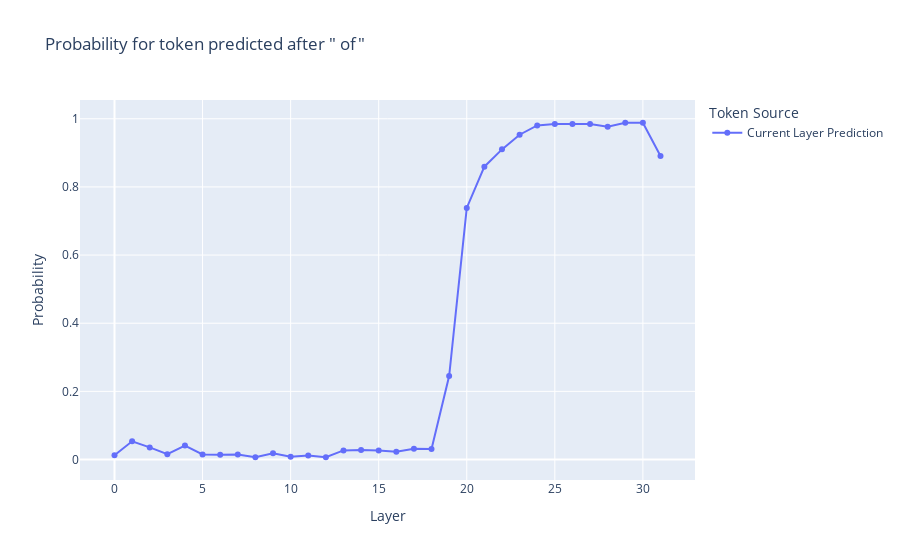

Notebook source saved alongside this figure:
### Code cell
ll.logitProbability(llama, prompt, remote=True, heatmap=False, token=None)

### Figure 1 — Plotly figure (JSON) as saved in the notebook; plotly's stock layout.template omitted (floating-point values rounded to 4 significant figures)
{"data": [{"hovertemplate": "Input Token:  of<br>Layer: %{x}<br>Predicted Token: %{text}<br>Probability: %{y:.4f}<br><extra></extra>", "legendgroup": "Current Layer Prediction", "line": {"color": "#636efa", "dash": "solid"}, "marker": {"symbol": "circle"}, "mode": "lines+markers", "name": "Current Layer Prediction", "orientation": "v", "showlegend": true, "text": ["Looper", "oley", "内の", "内の", " en", " Oaks", " Oaks", "allis", ".Tick", "uzu", "�", ")frame", ")frame", " Vend", "oplevel", "undler", "undler", "undler", " _______,", " Paris", " Paris", " Paris", " Paris", " Paris", " Paris", " Paris", " Paris", " Paris", " Paris", " Paris", " Paris", " Paris"], "texttemplate": "%{text}", "type": "scatter", "x": [0, 1, 2, 3, 4, 5, 6, 7, 8, 9, 10, 11, 12, 13, 14, 15, 16, 17, 18, 19, 20, 21, 22, 23, 24, 25, 26, 27, 28, 29, 30, 31], "xaxis": "x", "y": [0.01251, 0.05347, 0.03564, 0.01562, 0.04102, 0.01477, 0.01428, 0.01508, 0.006683, 0.01843, 0.008484, 0.0116, 0.006805, 0.02673, 0.02783, 0.02673, 0.02295, 0.03174, 0.03088, 0.2451, 0.7383, 0.8594, 0.9102, 0.9531, 0.9805, 0.9844, 0.9844, 0.9844, 0.9766, 0.9883, 0.9883, 0.8906], "yaxis": "y"}], "layout": {"legend": {"title": {"text": "Token Source"}, "tracegroupgap": 0}, "title": {"text": "Probability for token predicted after \" of\""}, "xaxis": {"anchor": "y", "domain": [0, 1], "title": {"text": "Layer"}}, "yaxis": {"anchor": "x", "domain": [0, 1], "title": {"text": "Probability"}}}}
